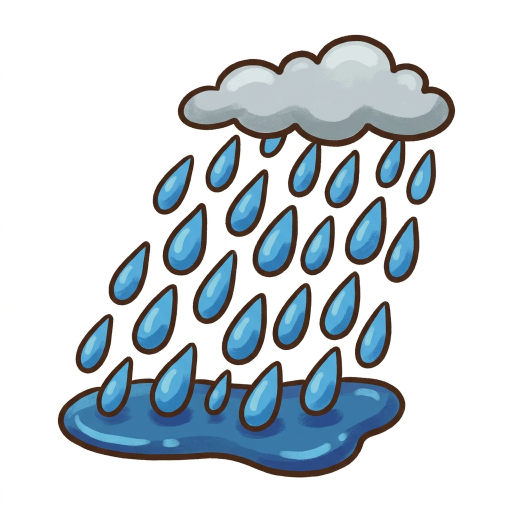
#> input picture docs/read-slider/art/pic_rain.png, 1024 x 1024 px (shown at 1/2 size)
$ python -i post-art.py   (imports and definitions only)
#> lines starting #> are read from the running program, lines starting #| are printed output that depends on the picture; after the words box and inside, x2 and y2 are one past the last pixel; in counts of white or black regions, pixels touching at a corner belong together
#> further down, picture is the input picture: PIL image 1024x1024 RGB; mean R, G, B 203.5, 212.1, 217.7
# Post-process generated art: background removal (rembg isnet-anime) for sprites, trim, resize, webp.
# Usage: uv run --with 'rembg[cpu]' --with pillow scripts/post-art.py [idPrefix...]
# Reads assets-src/art-jobs.json (written by scripts/export-art-jobs.ts). After any word picture (pic_*), the card plates
# are worked out again (scripts/gen-pic-plates.py → src/content/pic-plates.gen.ts).
# PAD=0.14 re-pads word pictures to a 14% transparent margin (docs/FIRST_MINUTES.md §11). Off by default: the game's
# card fits the tightly trimmed picture into its safe box, so a padded picture would sit smaller than the other 243
# (docs/DECISIONS.md); turn it on only when re-cutting every picture.
import json, os, subprocess, sys
from PIL import Image

from PIL import ImageFilter

def add_rim(im, frac=0.018):
    """Bake the Super Ninja 'sticker rim': a cream outline around the sprite's silhouette."""
#> called with frac = 0.018
    r = max(5, round(max(im.size) * frac))
#> r = 18
    pad = r + 4
#> pad = 22
    big = Image.new("RGBA", (im.width + pad * 2, im.height + pad * 2), (0, 0, 0, 0))
#> big: PIL image 1068x1068 RGBA; every value is 0
    big.paste(im, (pad, pad))
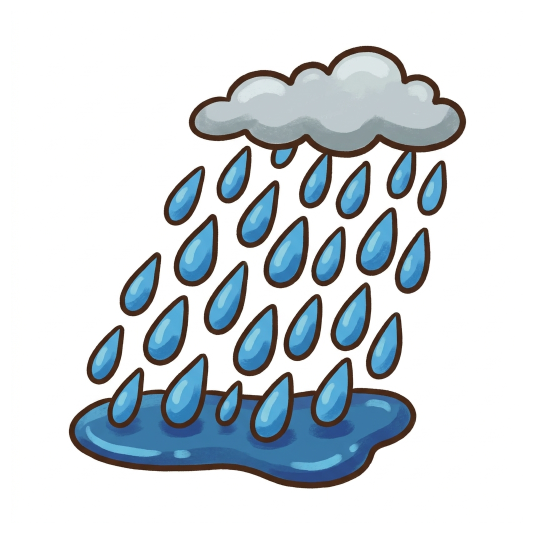
#> big: PIL image 1068x1068 RGBA (shown at 1/2 size); mean R, G, B, A 187.1, 195, 200.1, 234.4; transparent parts drawn white
    a = big.split()[3].point(lambda v: 255 if v > 60 else 0)
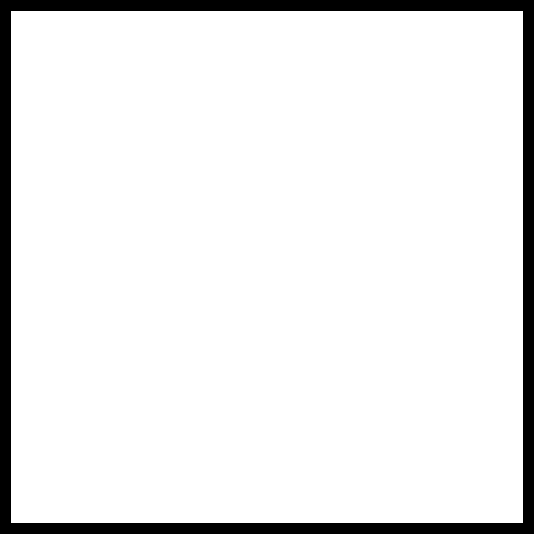
#> a: PIL image 1068x1068 L (shown at 1/2 size); 91.9% white; 1 black region, box (x1, y1, x2, y2) and area: (0, 0, 1068, 1068) 92048
    grown = a.filter(ImageFilter.MaxFilter(r * 2 + 1)).filter(ImageFilter.GaussianBlur(1.2))
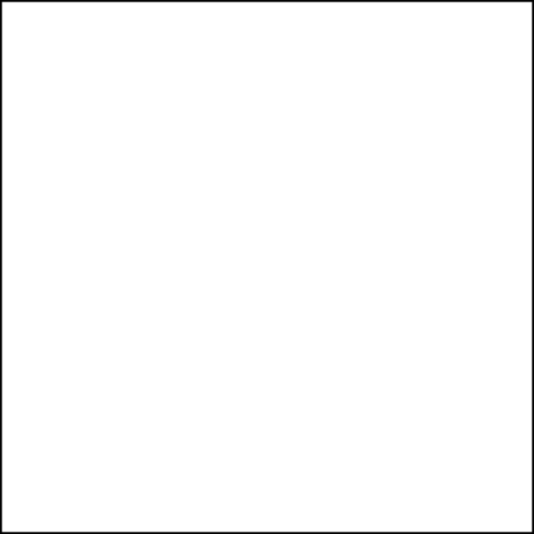
#> grown: PIL image 1068x1068 L (shown at 1/2 size); min 0, max 255, mean 251.2
    rim = Image.new("RGBA", big.size, (255, 246, 226, 255))
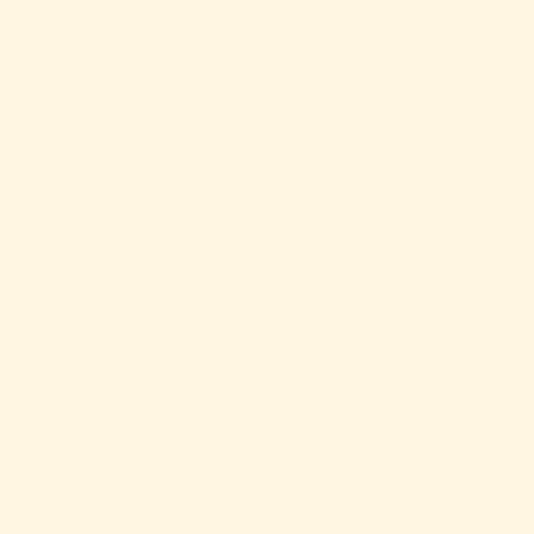
#> rim: PIL image 1068x1068 RGBA (shown at 1/2 size); mean R, G, B, A 255, 246, 226, 255
    rim.putalpha(grown)
    rim.alpha_composite(big)
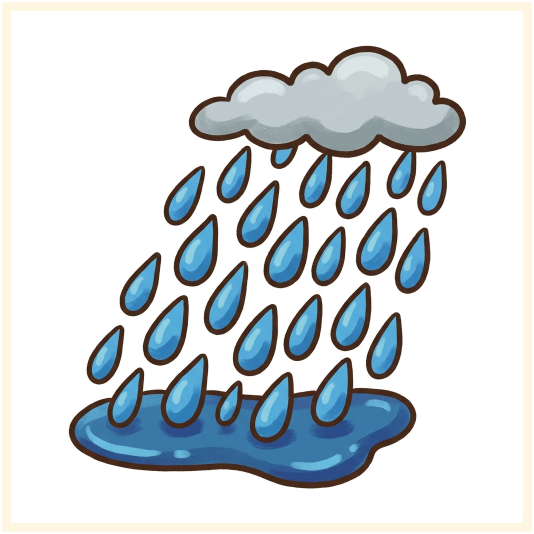
#> rim: PIL image 1068x1068 RGBA (shown at 1/2 size); mean R, G, B, A 207.6, 214.8, 218.4, 251.2; transparent parts drawn white
    return rim

# [1 line not run here, left out]
only = sys.argv[1:]
session = None
pics_done = False
# [50 lines not run here, left out]

>>> from PIL import Image
>>> picture = Image.open('../docs/read-slider/art/pic_rain.png')
>>> result = add_rim(picture)
